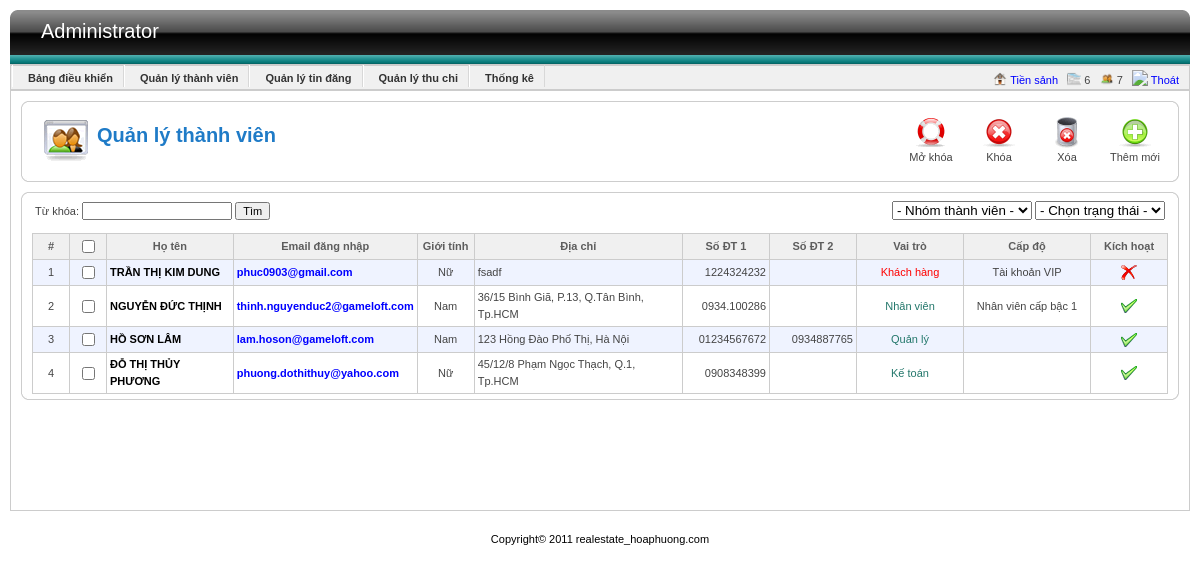
Page /Source/admin/index.php?view=user (signed in) on the committed database.
### tables this page shows
CREATE TABLE IF NOT EXISTS `user` (
  `id` int(11) NOT NULL AUTO_INCREMENT,
  `password` varchar(256) NOT NULL,
  `email` varchar(50) NOT NULL,
  `hoten` varchar(50) NOT NULL,
  `gioitinh` bit(1) NOT NULL,
  `diachi` text NOT NULL,
  `sdt1` varchar(15) DEFAULT NULL,
  `sdt2` varchar(15) DEFAULT NULL,
  `role` int(11) DEFAULT NULL,
  `level` int(11) DEFAULT NULL,
  `status` int(11) DEFAULT NULL,
  `ngaycapnhat` datetime DEFAULT NULL,
  `ip` varchar(45) DEFAULT NULL,
  PRIMARY KEY (`id`),
  KEY `fk_taikhoan_role` (`role`),
  KEY `fk_taikhoan_level` (`level`)
);

CREATE TABLE IF NOT EXISTS `role` (
  `id` int(11) NOT NULL AUTO_INCREMENT,
  `ten` varchar(45) DEFAULT NULL,
  PRIMARY KEY (`id`)
);

CREATE TABLE IF NOT EXISTS `level` (
  `idlevel` int(11) NOT NULL AUTO_INCREMENT,
  `ten` varchar(45) NOT NULL,
  `chitiet` text,
  PRIMARY KEY (`idlevel`)
);

### Source/DAO/config.php (called while the page is built, shortened)
<?php
   	$databaseName = "qldo";
?>

### Source/DAO/DataProvider.php (called while the page is built, shortened)
<?php
class DataProvider
{
	public static function Query($sql)
	{
		include('config.php');
		if (!($connection = @mysql_connect($hostName,$username,$password)))
			die ("Couldn't connect to database");
		if (!($result = @mysql_query($sql, $connection)))
			showError();
		return $result;
	}
}
?>

### Source/DAO/UsersDAO.php (called while the page is built, shortened)
<?php
	include_once("DataProvider.php");
?>
<?php
	class UsersDAO
	{
		public static function getUsers ()
		{
			$strSQL = "	select *
						from user
						where role != 1";
			$result = DataProvider::Query($strSQL);
			while ($row= mysql_fetch_array ($result,MYSQL_BOTH))
                $return[]=$row;
            return $return;
		}
	}
?>

### Source/BUS/UsersBUS.php (called while the page is built, shortened)
<?php
	include_once (str_replace("//","/",dirname(__FILE__)."/")  . "../DAO/UsersDAO.php");
?>
<?php
	class UsersBUS
	{
		public static function getUsers ()
		{
			return UsersDAO::getUsers ();
		}
	}
?>

### Source/DAO/RoleDAO.php (called while the page is built, shortened)
<?php
	include_once("DataProvider.php");
	class RoleDAO
	{
		public static function GetRoleByID($id)
		{
			$strSQL = "select *
					   from role
					   where id='$id'";
            $result = DataProvider::Query($strSQL);
            return mysql_fetch_array($result);
		}
	}
?>

### Source/BUS/RoleBUS.php (called while the page is built, shortened)
<?php
	include_once (str_replace("//","/",dirname(__FILE__)."/")  . "../DAO/RoleDAO.php");
	class RoleBUS
	{
		public static function GetRoleByID ($id)
		{
			return RoleDAO::GetRoleByID ($id);
		}
	}
?>

### Source/DAO/LevelDAO.php (called while the page is built, shortened)
<?php
	include_once("DataProvider.php");
	class LevelDAO
	{
		public static function GetLevelByID($id)
		{
			$strSQL = "select *
					   from level
					   where idlevel='$id'";
            $result = DataProvider::Query($strSQL);
			if (mysql_num_rows($result)==0)
				return null;
            return mysql_fetch_array($result);
		}
	}
?>

### Source/BUS/LevelBUS.php (called while the page is built, shortened)
<?php
	include_once (str_replace("//","/",dirname(__FILE__)."/")  . "../DAO/LevelDAO.php");
	class LevelBUS
	{
		public static function GetLevelByID ($id)
		{
			return LevelDAO::GetLevelByID ($id);
		}
	}
?>

### Source/admin/module/listUser.php (the view, shortened to what this page needs)
<?php
	include_once(rtrim(dirname(__FILE__),"e\admin\module")."e\BUS\UsersBUS.php");
	include_once(rtrim(dirname(__FILE__),"e\admin\module")."e\BUS\RoleBUS.php");
	include_once(rtrim(dirname(__FILE__),"e\admin\module")."e\BUS\LevelBUS.php");
	$type = isset($_REQUEST["type"])?(int)$_REQUEST["type"]:-1;
	$kw = isset($_REQUEST["kw"])?$_REQUEST["kw"]:"";
?>
<div id="listItem">
	<div class="tl"></div>
	<div class="tr"></div>
	<div class="tm"></div>
	<div class="mid">
		<form method="post" name="frmListItem" id="frmListItem">
			<table width="100%" border="0" align="center" cellpadding="0" cellspacing="0">
				<tr>
					<td width="69%">Từ khóa:
						<input type="text" name="kw" id="kw" value="<?php echo $kw; ?>"  />
						<input type="submit" name="btSearch" id="btSearch" value="Tìm" />
					</td>
					<td width="31%">
						<div align="right">
							<select name="type" id="type">
								<option value="-1" <?php echo $type==-1?"selected":""; ?>> - Nhóm thành viên - </option>
							</select>
							<select name="status" id="status">
								<option value="-1" <?php echo $type==-1?"selected":""; ?>> - Chọn trạng thái - </option>
							</select>
						</div>
					</td>
				</tr>
			</table>
			<div class="list">
				<table width="100%" border="0" cellspacing="0" cellpadding="0">
					<tr class="title">
						<td width="30px" align="center">#</td>
						<td width="30px" align="center">
							<input type="checkbox" onclick="checkAll(this);" /></td>
						<td align="center">Họ tên</td>
						<td align="center">Email đăng nhập</td>
						<td width="50px" align="center">Giới tính</td>
						<td align="center">Địa chỉ</td>
						<td width="80px" align="center">Số ĐT 1</td>
						<td width="80px" align="center">Số ĐT 2</td>
						<td width="100px" align="center">Vai trò</td>
						<td width="120px" align="center">Cấp độ</td>
						<td width="70px" align="center">Kích hoạt</td>
					</tr>
					<?php
						$listUsers = UsersBUS::getUsers();
						for ($i=0;$i<count($listUsers);$i++)
						{
					?>
					<tr style="background:<?php echo ($i%2==0) ? "#EFF3FF" : "white"; ?>;">
						<td align="center"><?php echo $i+1; ?></td>
						<td align="center"><input type="checkbox" onclick="Check_Click(this)"></td>
						<td class="m_name"><?php echo "<a href='index.php?view=user&do=edit&uid=".$listUsers[$i]["id"]."'>".$listUsers[$i]["hoten"]."</a>"; ?></td>
						<td style="color:blue;font-weight:bold;"><?php echo $listUsers[$i]["email"]; ?></td>
						<td align="center"><?php echo ($listUsers[$i]["gioitinh"]==1)?"Nam":"Nữ"; ?></td>
						<td><?php echo $listUsers[$i]["diachi"]; ?></td>
						<td align="right"><?php echo $listUsers[$i]["sdt1"]; ?></td>
						<td align="right"><?php echo $listUsers[$i]["sdt2"]; ?></td>
						<?php
							$role = RoleBUS::GetRoleByID($listUsers[$i]["role"]);
							if ($role[0] == 2)
								echo "<td align='center' style='color:red;'>".$role[1]."</td>";
							else
								echo "<td align='center' style='color:#23776B;'>".$role[1]."</td>";
							$level = LevelBUS::GetLevelByID($listUsers[$i]["level"]);
							echo "<td align='center'>".$level[2]."</td>";
							if ($listUsers[$i]["status"] == 1)
								echo "<td align='center'><img src='images/icon_yes.png' alt='Đã kích hoạt' /></td>";
							else
								echo "<td align='center'><img src='images/icon_no.png' alt='Đã bị khóa' /></td>";
						?>
					</tr>
					<?php
						}
					?>
				</table>
			</div>
		</form>
	</div>
	<div class="bl"></div>
	<div class="br"></div>
	<div class="bm"></div>
</div>

### Source/admin/css/admin.css (style rules this page uses)
a,a:visited { color:#024EFD; text-decoration: none; cursor:pointer; }
body { font-family: Tahoma, Arial, Verdana, sans-serif; font-size: 11px; line-height: 17px; font-weight: normal; color: #444444; text-decoration: none; margin: 0px; padding: 0px; text-align:center }
input { font-size:11px; }
td { padding:3px }
.tl { background:url(../images/j_crn_tl_light.png) left top; width:6px; height:6px; float:left }
.tr { background:url(../images/j_crn_tr_light.png) left top; width:6px; height:6px; float:right }
.tm { height:6px;background:url(../images/j_border.png) left top repeat-x; display:block; }
.mid { border-left:1px solid #CDCDCD ; border-right:1px solid #CDCDCD; padding-left:10px; padding-right:10px; }
.bl { background:url(../images/j_crn_bl_light.png) left top; width:6px; height:6px; float:left }
.br { background:url(../images/j_crn_br_light.png) left top; width:6px; height:6px; float:right }
.bm { height:6px;;background:url(../images/j_border.png) left bottom repeat-x; display:block }
#listItem { height:1% }
#listItem .list { margin-top:10px; }
#listItem .list table { border-top:1px solid #ccc; border-left:1px solid #ccc; }
#listItem .list td { border-right:1px solid #ccc; border-bottom:1px solid #ccc; padding:3px }
#listItem .title { background:#f0f0f0; font-size:11px; font-weight:600 }
.title { font-size:11px; font-weight:600; color:#5D5D5D }
.m_name { font-weight:bold; }
.m_name a { color:#000; }

### rows in the picture
user: hoten "TRẦN THỊ KIM DUNG", email "phuc0903@gmail.com", gioitinh "Nữ", diachi "fsadf", sdt1 "1224324232", role.ten "Khách hàng", level.chitiet "Tài khoản VIP", status 0 (drawn)
user: hoten "NGUYỄN ĐỨC THỊNH", email "thinh.nguyenduc2@gameloft.com", gioitinh "Nam", diachi "36/15 Bình Giã, P.13, Q.Tân Bình, Tp.HCM", sdt1 "0934.100286", role.ten "Nhân viên", level.chitiet "Nhân viên cấp bậc 1", status 1 (drawn)
user: hoten "HỒ SƠN LÂM", email "lam.hoson@gameloft.com", gioitinh "Nam", diachi "123 Hồng Đào Phố Thị, Hà Nội", sdt1 "01234567672", sdt2 "0934887765", role.ten "Quản lý", status 1 (drawn)
user: hoten "ĐỖ THỊ THỦY PHƯƠNG", email "phuong.dothithuy@yahoo.com", gioitinh "Nữ", diachi "45/12/8 Phạm Ngọc Thạch, Q.1, Tp.HCM", sdt1 "0908348399", role.ten "Kế toán", status 1 (drawn)
